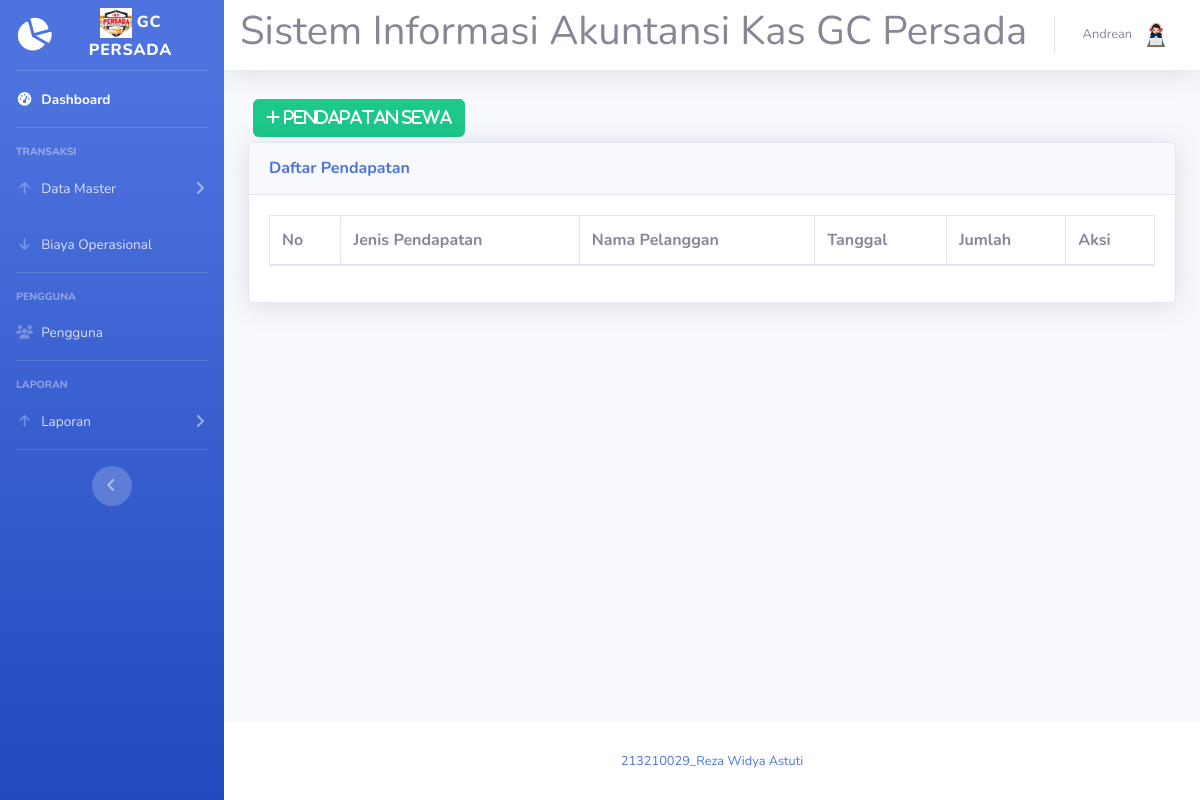
The page /pendapatan_sewa.php (signed in) on the database as committed earlier.
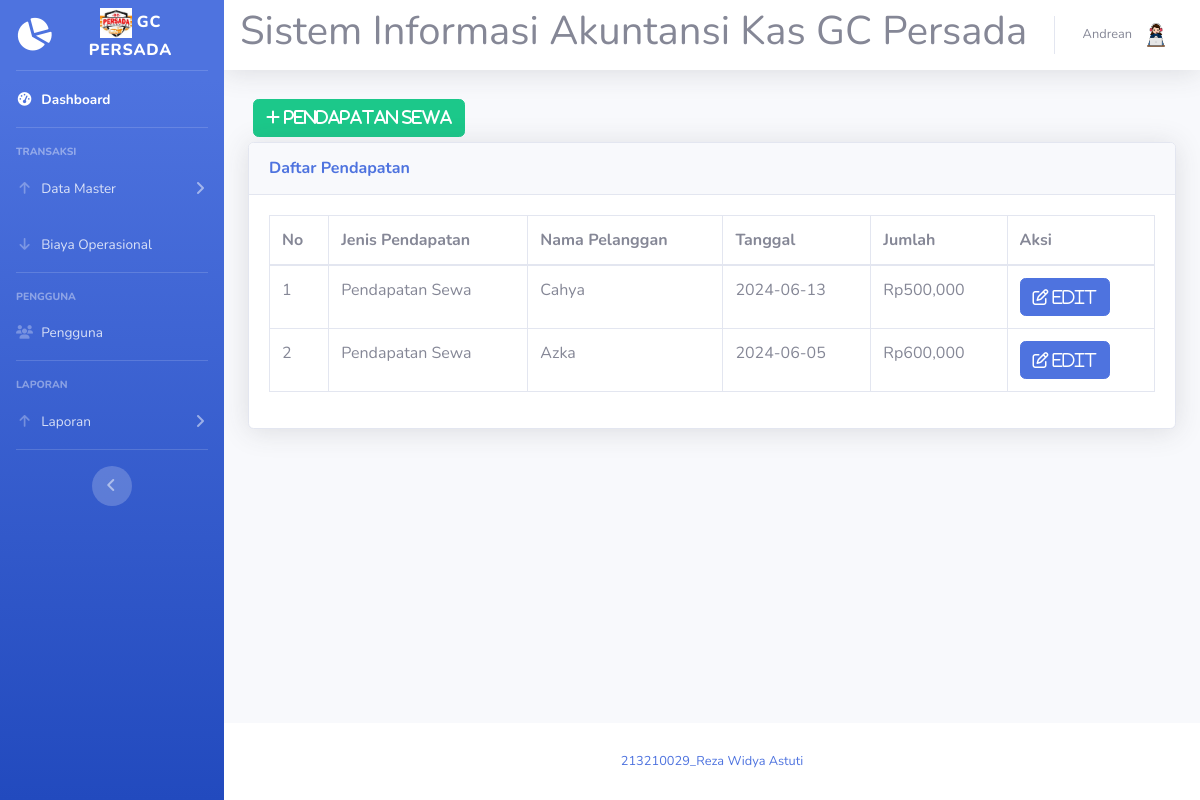
The same page on the database as committed later.
### tables this page shows
CREATE TABLE `pendapatan_sewa` (
  `id_pendapatan` int(5) NOT NULL,
  `id_akun` varchar(15) NOT NULL,
  `no_pelanggan` varchar(4) NOT NULL,
  `id_sewa` int(2) NOT NULL,
  `nama_pendapatan` varchar(20) NOT NULL,
  `tgl_pendapatan` date NOT NULL,
  `jumlah_pendapatan` int(11) NOT NULL
);

CREATE TABLE `kategori_akun` (
  `id_akun` varchar(5) NOT NULL,
  `nama_akun` varchar(20) NOT NULL
);

CREATE TABLE `pelanggan` (
  `no_pelanggan` int(2) NOT NULL,
  `nama` varchar(15) NOT NULL,
  `alamat` varchar(20) NOT NULL,
  `no_hp` varchar(13) NOT NULL
);

### pendapatan_sewa.php (the view, shortened to what this page needs)
<?php
require 'koneksi.php';
?>
<!DOCTYPE html>
<html lang="en">
<head>
    <link href="vendor/fontawesome-free/css/all.min.css" rel="stylesheet" type="text/css">
    <link href="css/sb-admin-2.min.css" rel="stylesheet">
    <link href="vendor/datatables/dataTables.bootstrap4.min.css" rel="stylesheet">
</head>
<body id="page-top">
    <?php require 'sidebar.php'; ?>
    <div id="content">
        <?php require 'navbar.php'; ?>
        <div class="container-fluid">
            <button type="button" class="btn btn-success" style="margin:5px" data-toggle="modal" data-target="#myModalTambah"><i class="fa fa-plus"> Pendapatan Sewa</i></button><br>
            <div class="card shadow mb-4">
                <div class="card-header py-3">
                    <h6 class="m-0 font-weight-bold text-primary">Daftar Pendapatan</h6>
                </div>
                <div class="card-body">
                    <div class="table-responsive">
                        <table class="table table-bordered" id="dataTable" width="100%" cellspacing="0">
                            <thead>
                                <tr>
                                    <th>No</th>
                                    <th>Jenis Pendapatan</th>
                                    <th>Nama Pelanggan</th>
                                    <th>Tanggal</th>
                                    <th>Jumlah</th>
                                    <th>Aksi</th>
                                </tr>
                            </thead>
                            <tbody>
                                <?php
                                $no = 0;
                                $query = mysqli_query($koneksi, "SELECT pendapatan_sewa.*, kategori_akun.nama_akun, pelanggan.nama FROM pendapatan_sewa JOIN kategori_akun ON pendapatan_sewa.id_akun=kategori_akun.id_akun JOIN pelanggan ON pelanggan.no_pelanggan = pendapatan_sewa.no_pelanggan");
                                while ($data = mysqli_fetch_assoc($query)) {
                                ?>
                                    <tr>
                                        <td>
                                            <?= $no += 1; ?>
                                        </td>
                                        <td><?= $data['nama_akun']; ?></td>
                                        <td><?= $data['nama']; ?></td>
                                        <td><?= $data['tgl_pendapatan']; ?></td>
                                        <td>Rp<?= number_format($data['jumlah_pendapatan']); ?></td>
                                        <td>
                                            <a href="#" type="button" class="fa fa-edit btn btn-primary btn-md" data-toggle="modal" data-target="#myModal<?= $data['id_pendapatan']; ?>"> Edit</a>
                                        </td>
                                    </tr>
                                <?php } ?>
                            </tbody>
                        </table>
                    </div>
                </div>
            </div>
        </div>
    </div>
    <?php require 'footer.php'; ?>
    </div>
</body>
</html>

Rows that differ between the two databases and show on the page:
added pendapatan_sewa: no "1", id_akun.nama_akun "Pendapatan Sewa", pelanggan.nama "Cahya", tgl_pendapatan "2024-06-13", jumlah_pendapatan "500,000"
added pendapatan_sewa: no "2", id_akun.nama_akun "Pendapatan Sewa", pelanggan.nama "Azka", tgl_pendapatan "2024-06-05", jumlah_pendapatan "600,000"
